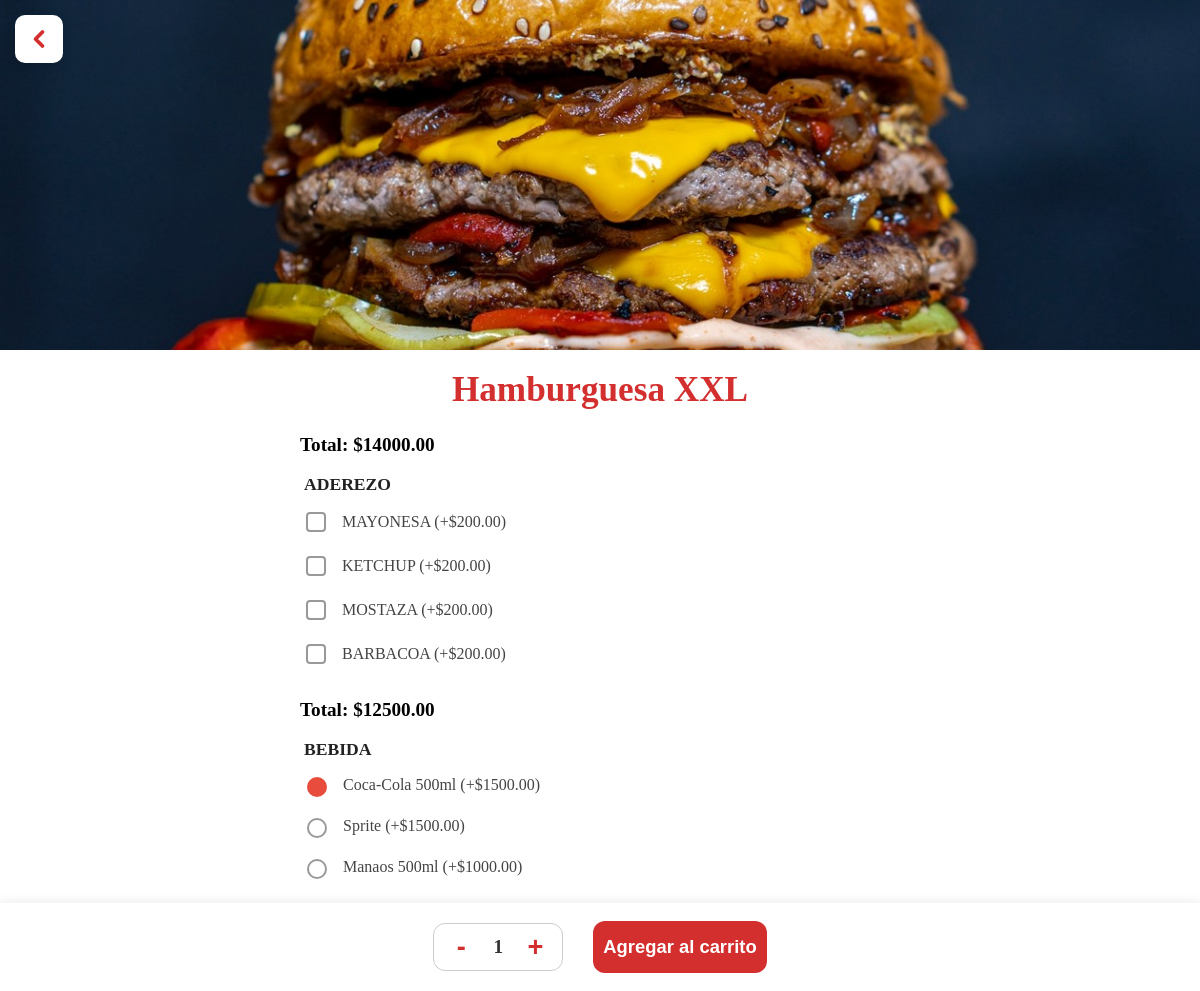
Page /producto/10/ on the earlier database version.
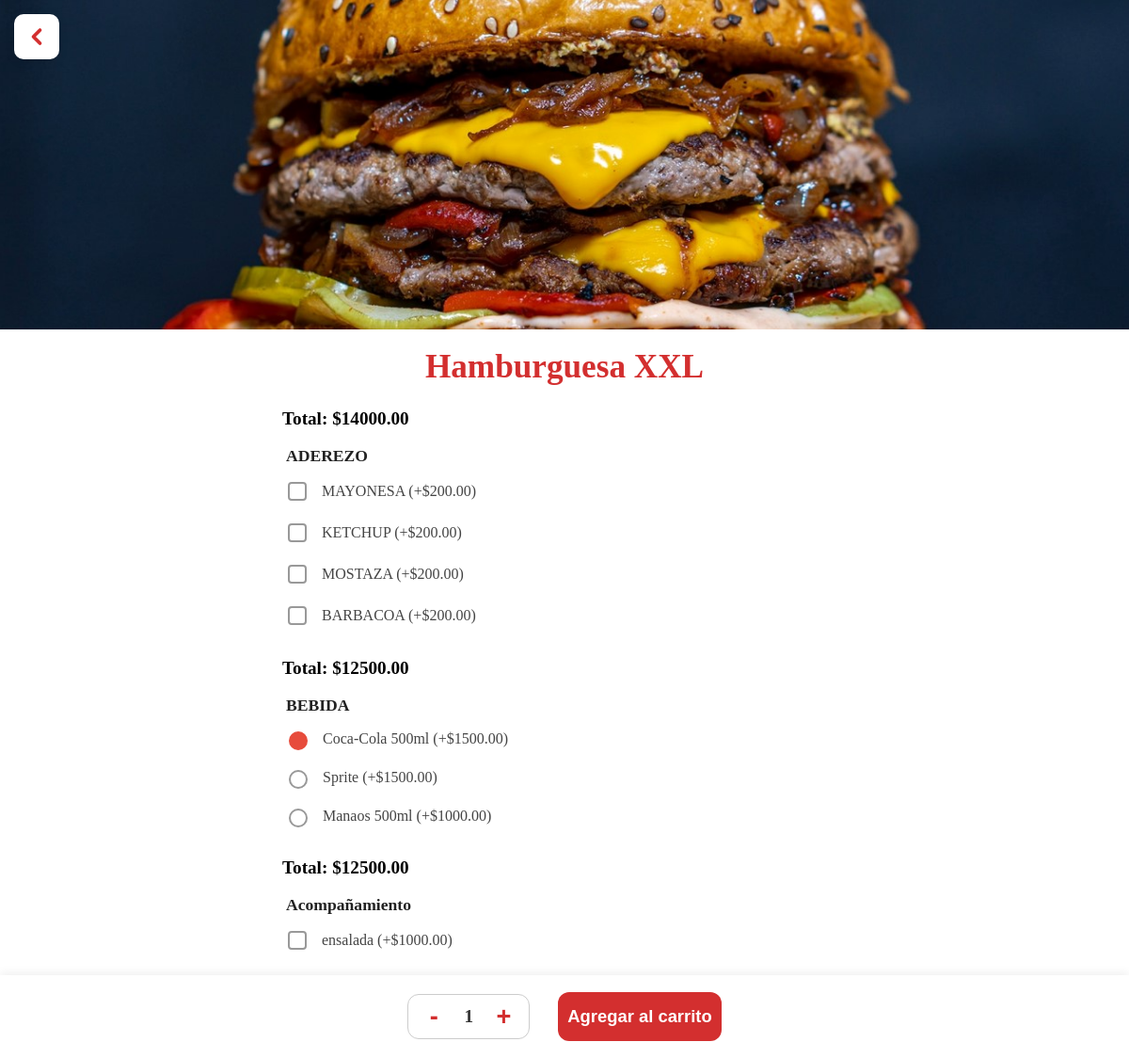
Same page on the later database version.
### mi_app/models.py (models this page shows, shortened)
class Producto(models.Model):
    nombre = models.CharField(max_length=100)
    descripcion = models.TextField(blank=True)
    precio = models.DecimalField(max_digits=8, decimal_places=2)
    categoria = models.CharField(max_length=50)
    disponible = models.BooleanField(default=True)
    personalizable = models.BooleanField(default=False)
    campos_personalizacion = models.ManyToManyField('PersonalizacionCampo', blank=True, related_name='productos')
    imagen = models.ImageField(upload_to='productos/', blank=True, null=True)  # 👈 campo nuevo

class PersonalizacionCampo(models.Model):
    nombre = models.CharField(max_length=100)
    es_multiple = models.BooleanField(default=False)  # NUEVO CAMPO

class PersonalizacionOpcion(models.Model):
    campo = models.ForeignKey(PersonalizacionCampo, on_delete=models.CASCADE, related_name='opciones')
    nombre = models.CharField(max_length=100)
    precio_extra = models.DecimalField(max_digits=6, decimal_places=2, default=0)

### mi_app/views/cliente.py (the view, shortened to what this page needs)
# urls.py: path('producto/<int:producto_id>/', views.detalle_producto, name='detalle_producto'),
def detalle_producto(request, producto_id):
    producto = get_object_or_404(Producto, id=producto_id)
    campos_y_opciones = []
    campos = producto.campos_personalizacion.prefetch_related('opciones').all()
    for campo in campos:
        opciones = campo.opciones.all()
        campos_y_opciones.append({'campo': campo, 'opciones': opciones})
    return render(request, 'cliente/detalle_producto.html', {
        'producto': producto,
        'campos_y_opciones': campos_y_opciones
    })

### mi_app/templates/cliente/detalle_producto.html (shortened to what this page needs)
{% load static %}
<link rel="stylesheet" href="{% static 'css/detalle_producto.css' %}">
<img src="{{ producto.imagen.url }}" alt="{{ producto.nombre }}" class="producto-imagen">
<h1>{{ producto.nombre }}</h1>
<a href="{% url 'catalogo_cliente' %}" class="btn-flecha-atras" title="Volver al catálogo">
    <svg class="flecha" width="28" height="28" viewBox="0 0 24 24" fill="none" stroke="#d32f2f" stroke-width="3.2" stroke-linecap="round" stroke-linejoin="round"><polyline points="15 18 9 12 15 6"/></svg>
</a>
<form method="post" id="form-detalle-producto">
    {% for campo_info in campos_y_opciones %}
    <div id="total-producto" style="font-size:1.2em; font-weight:600; margin-top:10px;">
    Total: $<span id="total-valor">{{ producto.precio }}</span>
    </div>
    <br>
    <fieldset>
        <legend>{{ campo_info.campo.nombre }}</legend>
        {% for opcion in campo_info.opciones %}
            <label>
                {% if campo_info.campo.es_multiple %}
                    <input type="checkbox" name="campo_{{ campo_info.campo.id }}" value="{{ opcion.id }}">
                {% else %}
                    <input type="radio" name="campo_{{ campo_info.campo.id }}" value="{{ opcion.id }}" {% if forloop.first %}checked{% endif %}>
                {% endif %}
                {{ opcion.nombre }} {% if opcion.precio_extra > 0 %}(+${{ opcion.precio_extra }}){% endif %}
            </label>
        {% endfor %}
    </fieldset>
    {% endfor %}
    <div class="barra-inferior">
        <div class="cantidad-control-personalizada">
            <button type="button" class="btn-cantidad" id="restar-cantidad">-</button>
            <span id="cantidad-mostrar">1</span>
            <button type="button" class="btn-cantidad" id="sumar-cantidad">+</button>
        </div>
        <button type="submit">Agregar al carrito</button>
    </div>
</form>

### mi_app/static/css/detalle_producto.css (style rules this page uses)
.producto-imagen { width: 100%; max-height: 350px; object-fit: cover; display: block; border-radius: 0; margin: 0 auto; }
h1 { color: #d32f2f; text-align: center; margin-top: 20px; font-weight: 700; font-size: 2.2em; }
form { max-width: 600px; margin: 0 auto 40px auto; padding: 0 15px; }
fieldset { border: none; padding: 0; margin-bottom: 25px; }
legend { font-weight: 700; color: #d32f2f; font-size: 1.15em; margin-bottom: 10px; display: block; }
label { display: block; padding: 6px 0; font-weight: 600; color: #444; cursor: pointer; transition: color 0.2s ease; }
input[type="radio"], input[type="checkbox"] { margin-right: 8px; cursor: pointer; }
button[type="submit"] { background-color: #d32f2f; color: white; border: none; padding: 15px 35px; border-radius: 12px; cursor: pointer; font-weight: 700; font-size: 1.15em; display: block; margin: 0 auto; transition: background-color 0.3s ease; }
a { display: block; text-align: center; color: #d32f2f; font-weight: 600; text-decoration: none; font-size: 1.1em; transition: color 0.2s ease; }
form fieldset { border: none; margin-bottom: 20px; }
form fieldset legend { font-weight: 600; font-size: 1.1rem; margin-bottom: 8px; color: #222; }
form label { font-weight: 400; font-size: 1rem; color: #444; cursor: pointer; display: flex; align-items: center; gap: 8px; margin-bottom: 6px; }
input[type="checkbox"], input[type="radio"] { appearance: none; -webkit-appearance: none; -moz-appearance: none; width: 20px; height: 20px; border: 2px solid #999; border-radius: 4px; background-color: white; cursor: pointer; transition: all 0.3s ease; vertical-align: middle; }
input[type="radio"] { border-radius: 50%; }
input[type="checkbox"]:checked, input[type="radio"]:checked { background-color: #e74c3c; border-color: #e74c3c; }
.producto-imagen { width: calc(100% + 20px); margin-left: -10px; margin-right: -10px; max-height: 350px; object-fit: cover; display: block; border-radius: 0; }
.barra-inferior { position: fixed; left: 0; bottom: 0; width: 100vw; background: #fff; box-shadow: 0 -2px 10px rgba(0,0,0,0.07); display: flex; justify-content: center; align-items: center; gap: 30px; padding: 18px 0 18px 0; z-index: 100; }
.barra-inferior button[type="submit"] { background-color: #d32f2f; color: white; border: none; padding: 15px 10px; border-radius: 12px; cursor: pointer; font-weight: 700; font-size: 1.15em; transition: background-color 0.3s ease; margin: 0; }
form { margin-bottom: 100px; }
.btn-flecha-atras { position: fixed; top: 15px; left: 15px; z-index: 200; background: #fff; border-radius: 10px; box-shadow: 0 2px 10px rgba(0,0,0,0.13); width: 48px; height: 48px; display: flex; align-items: center; justify-content: center; padding: 0; box-sizing: border-box; }
.btn-flecha-atras .flecha { display: block; width: 28px; height: 28px; margin: auto; position: relative; left: 0; top: 0; }
.cantidad-control-personalizada { display: flex; align-items: center; border: 1.5px solid #ccc; border-radius: 12px; background: #fff; padding: 0 8px; height: 48px; min-width: 120px; box-sizing: border-box; gap: 0; }
.btn-cantidad { background: none; border: none; color: #d32f2f; font-size: 1.7em; width: 38px; height: 38px; border-radius: 8px; cursor: pointer; font-weight: bold; transition: background 0.2s; display: flex; align-items: center; justify-content: center; }
#cantidad-mostrar { display: flex; align-items: center; justify-content: center; width: 36px; font-size: 1.2em; font-weight: 600; color: #333; user-select: none; }

Differences in the rows shown:
added PersonalizacionCampo: {{ producto.precio }} "12500.00", campo.nombre "Acompañamiento"
added PersonalizacionOpcion: nombre "ensalada", precio_extra "1000.00", shown under "12500.00"
